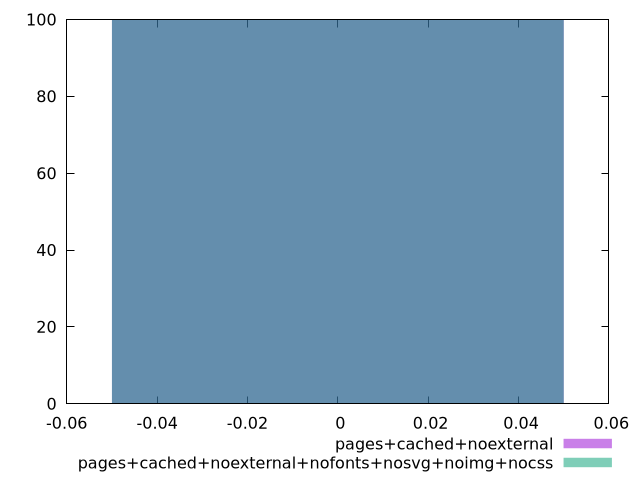

gnuplot code for this plot:
$_pagesCachedNoexternal <<EOF
0 100
EOF
$_pagesCachedNoexternalNofontsNosvgNoimgNocss <<EOF
0 100
EOF
set key outside below
set terminal pngcairo
set output "report_00006_2020-11-02T20-21-41.718Z/offscreen-images/offscreen-images_pages+cached+noexternal_pages+cached+noexternal+nofonts+nosvg+noimg+nocss+hist.png"
set boxwidth 0.1
set style fill transparent solid 0.5 noborder
set yrange [0:100]
plot $_pagesCachedNoexternal title "pages+cached+noexternal" with boxes ,$_pagesCachedNoexternalNofontsNosvgNoimgNocss title "pages+cached+noexternal+nofonts+nosvg+noimg+nocss" with boxes ,
